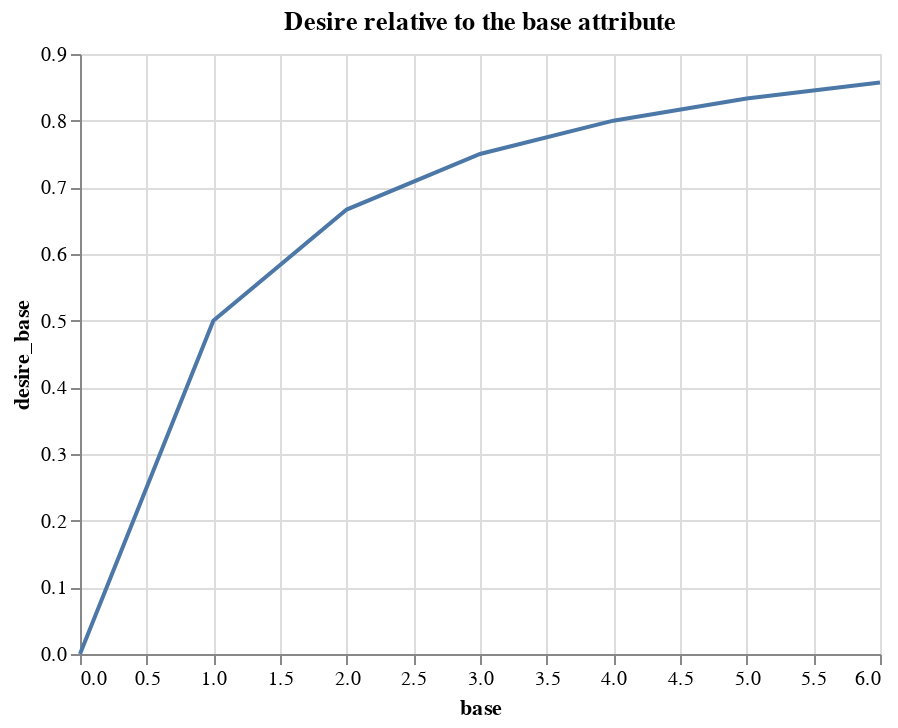

The code cell stored with this chart in its notebook:
### Markdown cell above
# population wants to improve industry

populations want to improve industry when:
* they are not wealty
* they are at war

### Code cell
# Marginal return on base attribute
n = 2
ind_df = pd.DataFrame(np.sort([float(p['wealth']) for p in pops]),columns=['wealth'])
ind_df['base'] = range(len(ind_df))
ind_df['desires_industry'] = ind_df['wealth'].apply(lambda x: ((x+1)**(1-n) - 1)/(1-n))
ind_df['desire_base'] = ind_df['base'].apply(lambda x: ((x+1)**(1-n) - 1)/(1-n))
alt.Chart(ind_df).mark_line().encode(x='base',y='desire_base').properties(title="Desire relative to the base attribute")

### Figure 1 — Vega-Lite specification as saved in the notebook (floating-point values rounded to 4 significant figures)
{"config": {"view": {"continuousWidth": 400, "continuousHeight": 300}}, "data": {"name": "data-a6c5bed23bed9c1b07343e3be926cd51"}, "mark": "line", "encoding": {"x": {"type": "quantitative", "field": "base"}, "y": {"type": "quantitative", "field": "desire_base"}}, "title": "Desire relative to the base attribute", "$schema": "https://vega.github.io/schema/vega-lite/v4.8.1.json", "datasets": {"data-a6c5bed23bed9c1b07343e3be926cd51": [{"wealth": 0.4975, "base": 0, "desires_industry": 0.3322, "desire_base": -0.0}, {"wealth": 0.5585, "base": 1, "desires_industry": 0.3584, "desire_base": 0.5}, {"wealth": 0.5758, "base": 2, "desires_industry": 0.3654, "desire_base": 0.6667}, {"wealth": 0.6058, "base": 3, "desires_industry": 0.3773, "desire_base": 0.75}, {"wealth": 0.6208, "base": 4, "desires_industry": 0.383, "desire_base": 0.8}, {"wealth": 0.6267, "base": 5, "desires_industry": 0.3853, "desire_base": 0.8333}, {"wealth": 0.628, "base": 6, "desires_industry": 0.3857, "desire_base": 0.8571}]}}
